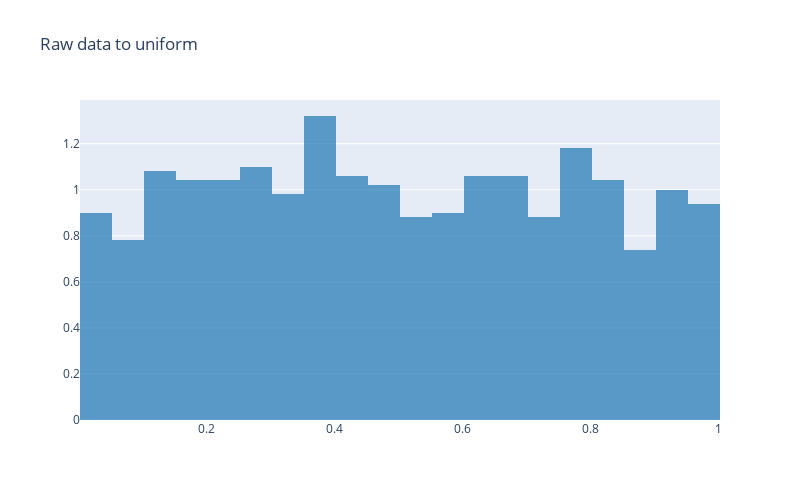

This figure's notebook cell:
### Code cell
unif_dist_2  = ff.create_distplot([unif_2.reshape(-1)], group_labels = [' '], show_curve=False, show_rug=False, bin_size=0.05)
unif_dist_2.update_layout(showlegend=False, title_text='Raw data to uniform', width=800, height=500)
unif_dist_2.show()

### Figure 1 — Plotly figure (JSON) as saved in the notebook; plotly's stock layout.template omitted (floating-point values rounded to 4 significant figures; data arrays with more than 128 entries replaced by an {"elided": "..."} marker saying what was removed)
{"data": [{"autobinx": false, "histnorm": "probability density", "legendgroup": " ", "marker": {"color": "rgb(31, 119, 180)"}, "name": " ", "opacity": 0.7, "type": "histogram", "x": {"elided": "1000 float values"}, "xaxis": "x", "xbins": {"end": 0.9999, "size": 0.05, "start": 0.001981}, "yaxis": "y"}], "layout": {"barmode": "overlay", "height": 500, "hovermode": "closest", "legend": {"traceorder": "reversed"}, "showlegend": false, "title": {"text": "Raw data to uniform"}, "width": 800, "xaxis": {"anchor": "y2", "domain": [0, 1], "zeroline": false}, "yaxis": {"anchor": "free", "domain": [0, 1], "position": 0}}}
